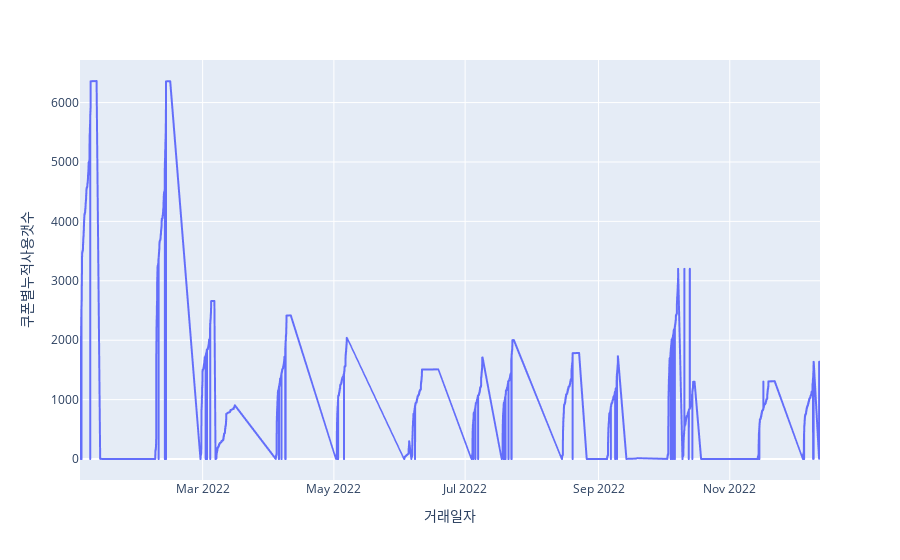

The code cell stored with this chart in its notebook:
### Code cell
twen_df = result_df[(result_df['쿠폰이름'].str.contains('20%')) & (result_df['쿠폰별사용갯수'] >= 2)]
fig = px.line(prm_df, x='거래일자', y='쿠폰별누적사용갯수')
fig.show()

### Figure 1 — Plotly figure (JSON) as saved in the notebook; plotly's stock layout.template omitted (floating-point values rounded to 4 significant figures; data arrays with more than 128 entries replaced by an {"elided": "..."} marker saying what was removed)
{"data": [{"hovertemplate": "거래일자=%{x}<br>쿠폰별누적사용갯수=%{y}<extra></extra>", "legendgroup": "", "line": {"color": "#636efa", "dash": "solid"}, "marker": {"symbol": "circle"}, "mode": "lines", "name": "", "showlegend": false, "type": "scattergl", "x": {"elided": "23180 str values"}, "xaxis": "x", "y": {"elided": "23180 int values"}, "yaxis": "y"}], "layout": {"legend": {"tracegroupgap": 0}, "margin": {"t": 60}, "xaxis": {"anchor": "y", "domain": [0, 1], "title": {"text": "거래일자"}}, "yaxis": {"anchor": "x", "domain": [0, 1], "title": {"text": "쿠폰별누적사용갯수"}}}}
